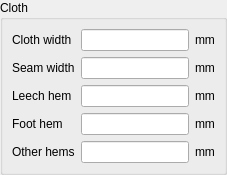
    <widget class="QGroupBox" name="GroupCloth" >
     <property name="title" >
      <string>Cloth</string>
     </property>
     <layout class="QGridLayout" >
      <property name="margin" >
       <number>9</number>
      </property>
      <property name="spacing" >
       <number>6</number>
      </property>
      <item row="3" column="1" >
       <widget class="QLineEdit" name="txtFootHemWidth" >
        <property name="alignment" >
         <set>Qt::AlignHCenter</set>
        </property>
       </widget>
      </item>
      <item row="4" column="1" >
       <widget class="QLineEdit" name="txtHemsWidth" >
        <property name="alignment" >
         <set>Qt::AlignHCenter</set>
        </property>
       </widget>
      </item>
      <item row="4" column="0" >
       <widget class="QLabel" name="lblHemsWidth" >
        <property name="sizePolicy" >
         <sizepolicy>
          <hsizetype>3</hsizetype>
          <vsizetype>5</vsizetype>
          <horstretch>0</horstretch>
          <verstretch>0</verstretch>
         </sizepolicy>
        </property>
        <property name="text" >
         <string>Other hems</string>
        </property>
       </widget>
      </item>
      <item row="3" column="0" >
       <widget class="QLabel" name="lblInnerWidth" >
        <property name="sizePolicy" >
         <sizepolicy>
          <hsizetype>3</hsizetype>
          <vsizetype>5</vsizetype>
          <horstretch>0</horstretch>
          <verstretch>0</verstretch>
         </sizepolicy>
        </property>
        <property name="text" >
         <string>Foot hem</string>
        </property>
       </widget>
      </item>
      <item row="0" column="2" >
       <widget class="QLabel" name="lbmm_60" >
        <property name="text" >
         <string>mm</string>
        </property>
       </widget>
      </item>
      <item row="1" column="2" >
       <widget class="QLabel" name="lbmm_61" >
        <property name="text" >
         <string>mm</string>
        </property>
       </widget>
      </item>
      <item row="2" column="2" >
       <widget class="QLabel" name="lbmm_62" >
        <property name="text" >
         <string>mm</string>
        </property>
       </widget>
      </item>
      <item row="2" column="1" >
       <widget class="QLineEdit" name="txtLeechHemWidth" >
        <property name="alignment" >
         <set>Qt::AlignHCenter</set>
        </property>
       </widget>
      </item>
      <item row="0" column="0" >
       <widget class="QLabel" name="lblClothWidth" >
        <property name="sizePolicy" >
         <sizepolicy>
          <hsizetype>3</hsizetype>
          <vsizetype>5</vsizetype>
          <horstretch>0</horstretch>
          <verstretch>0</verstretch>
         </sizepolicy>
        </property>
        <property name="minimumSize" >
         <size>
          <width>0</width>
          <height>20</height>
         </size>
        </property>
        <property name="text" >
         <string>Cloth width</string>
        </property>
       </widget>
      </item>
      <item row="2" column="0" >
       <widget class="QLabel" name="lblLeechHemWidth" >
        <property name="sizePolicy" >
         <sizepolicy>
          <hsizetype>3</hsizetype>
          <vsizetype>5</vsizetype>
          <horstretch>0</horstretch>
          <verstretch>0</verstretch>
         </sizepolicy>
        </property>
        <property name="text" >
         <string>Leech hem</string>
        </property>
       </widget>
      </item>
      <item row="1" column="0" >
       <widget class="QLabel" name="lblSeamWidth" >
        <property name="sizePolicy" >
         <sizepolicy>
          <hsizetype>3</hsizetype>
          <vsizetype>5</vsizetype>
          <horstretch>0</horstretch>
          <verstretch>0</verstretch>
         </sizepolicy>
        </property>
        <property name="text" >
         <string>Seam width</string>
        </property>
       </widget>
      </item>
      <item row="1" column="1" >
       <widget class="QLineEdit" name="txtSeamWidth" >
        <property name="alignment" >
         <set>Qt::AlignHCenter</set>
        </property>
       </widget>
      </item>
      <item row="0" column="1" >
       <widget class="QLineEdit" name="txtClothWidth" >
        <property name="alignment" >
         <set>Qt::AlignHCenter</set>
        </property>
       </widget>
      </item>
      <item row="3" column="2" >
       <widget class="QLabel" name="lbmm_63" >
        <property name="text" >
         <string>mm</string>
        </property>
       </widget>
      </item>
      <item row="4" column="2" >
       <widget class="QLabel" name="lbmm_64" >
        <property name="text" >
         <string>mm</string>
        </property>
       </widget>
      </item>
     </layout>
    </widget>
